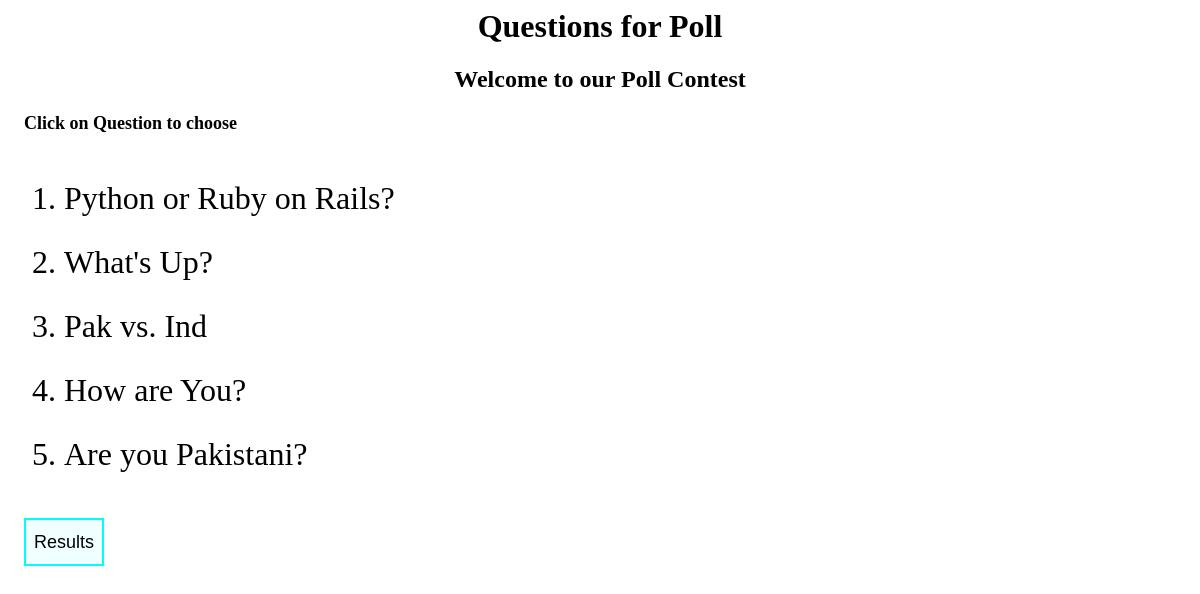
Screenshot of /polls/ with the database file from the repository.
### polls/models.py (models this page shows, shortened)
class Question(models.Model):
    question_text = models.CharField(max_length=200)
    pub_date = models.DateTimeField('date published')

### polls/views.py (the view)
# urls.py: path('', views.IndexView.as_view(), name='index'),
class IndexView(generic.ListView):
    template_name = 'polls/index.html'
    context_object_name = 'latest_question_list'
    def get_queryset(self):
        return Question.objects.order_by('-pub_date')[:5]

### polls/templates/polls/index.html (shortened to what this page needs)
{% load static %}
<link rel="stylesheet" type="text/css" href="{% static 'polls/style.css' %}">
<h1>Questions for Poll</h1>
<h2>Welcome to our Poll Contest</h2>
<h3>Click on Question to choose</h3>
{% if latest_question_list %}
    <ol>
    {% for question in latest_question_list %}
        <li><a href="{% url 'polls:detail' question.id %}">{{ question.question_text }}</a></li>
    {% endfor %}
    </ol>
<button><a href="{% url 'polls:result'%}">Results</a></button>
{% else %}
    <p>No polls are available.</p>
{% endif %}

### polls/static/polls/style.css (style rules this page uses)
ol,li { color: black; font-size: 2rem; }
a { text-decoration: none; color: black; }
ol { margin-left: 1rem; line-height: 4rem; }
h1, h2 { text-align: center; }
h3 { margin-left: 1rem; font-size: 1.5vw; }

### polls/templates/polls/index.html (style rules this page uses)
button { height: 3rem; width: 5rem; background-color: azure; text-decoration: none; font-size: large; border: 2px solid aqua; margin-left: 1rem; }

### rows the page displays
Question: question_text "Python or Ruby on Rails?"
Question: question_text "What's Up?"
Question: question_text "Pak vs. Ind"
Question: question_text "How are You?"
Question: question_text "Are you Pakistani?"
